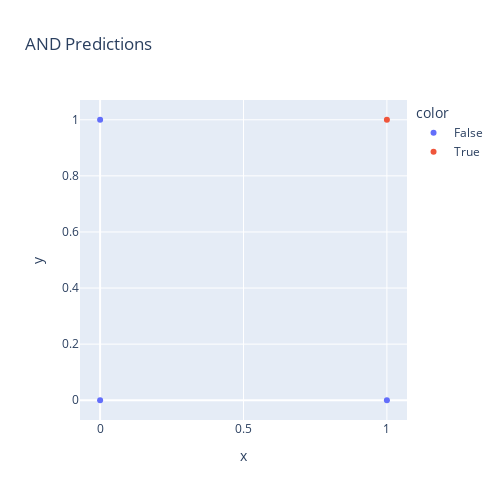

The cell this chart's notebook holds for it:
### Code cell
y_and = np.array([0, 0, 0, 1])

for _ in range(100):
    train(X, y_and, 0.01)

y = predict(X)

px.scatter(x=X[:, 0], y=X[:, 1], color=y.astype(bool), title="AND Predictions", width=500, height=500)

### Figure 1 — Plotly figure (JSON) as saved in the notebook; plotly's stock layout.template omitted (floating-point values rounded to 4 significant figures)
{"data": [{"hovertemplate": "color=False<br>x=%{x}<br>y=%{y}<extra></extra>", "legendgroup": "False", "marker": {"color": "#636efa", "symbol": "circle"}, "mode": "markers", "name": "False", "orientation": "v", "showlegend": true, "type": "scatter", "x": [0, 0, 1], "xaxis": "x", "y": [0, 1, 0], "yaxis": "y"}, {"hovertemplate": "color=True<br>x=%{x}<br>y=%{y}<extra></extra>", "legendgroup": "True", "marker": {"color": "#EF553B", "symbol": "circle"}, "mode": "markers", "name": "True", "orientation": "v", "showlegend": true, "type": "scatter", "x": [1], "xaxis": "x", "y": [1], "yaxis": "y"}], "layout": {"height": 500, "legend": {"title": {"text": "color"}, "tracegroupgap": 0}, "title": {"text": "AND Predictions"}, "width": 500, "xaxis": {"anchor": "y", "domain": [0, 1], "title": {"text": "x"}}, "yaxis": {"anchor": "x", "domain": [0, 1], "title": {"text": "y"}}}}
